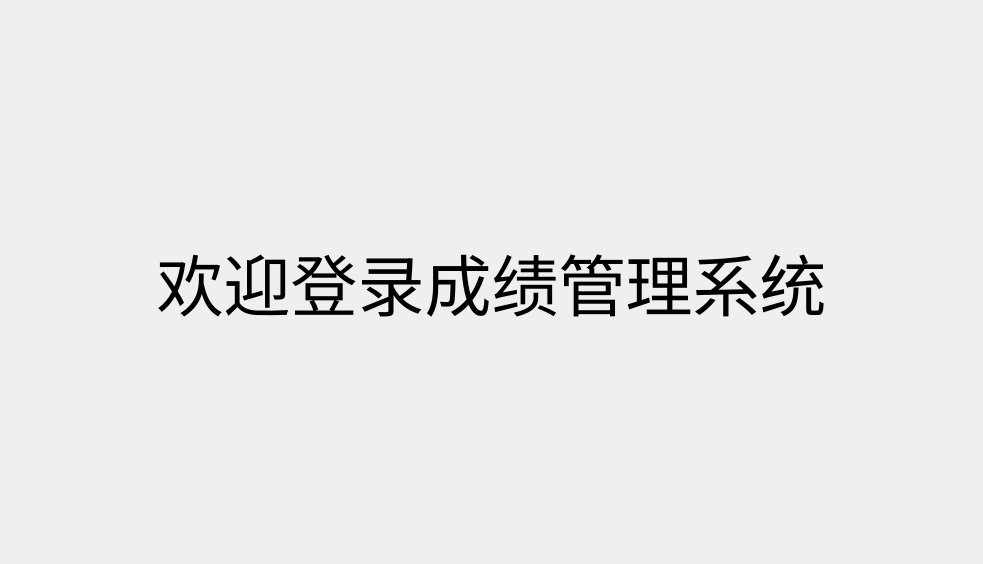
<?xml version="1.0" encoding="UTF-8"?>
<ui version="4.0">
 <class>initialize</class>
 <widget class="QWidget" name="initialize">
  <property name="geometry">
   <rect>
    <x>0</x>
    <y>0</y>
    <width>983</width>
    <height>564</height>
   </rect>
  </property>
  <property name="windowTitle">
   <string>Form</string>
  </property>
  <layout class="QGridLayout" name="gridLayout">
   <item row="0" column="0">
    <widget class="QLabel" name="label">
     <property name="font">
      <font>
       <pointsize>50</pointsize>
      </font>
     </property>
     <property name="text">
      <string>欢迎登录成绩管理系统</string>
     </property>
     <property name="alignment">
      <set>Qt::AlignCenter</set>
     </property>
    </widget>
   </item>
  </layout>
 </widget>
 <resources/>
 <connections/>
</ui>
